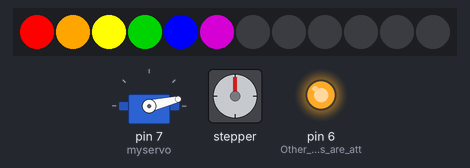
This sketch was run on a simulated Arduino Uno, built with avr-gcc and run on an emulated ATmega328P. Parts: servo, 12 RGB LEDs in strip order, left to right, stepper motor, output pins drawn as LEDs (lit = HIGH). Stepper angles assume 200 steps per turn.

Above: at 0.15 s.
At 4.7 s:
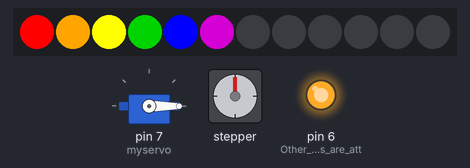
At 9.85 s:
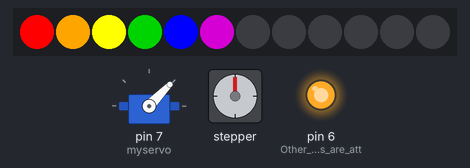
At 19.87 s:
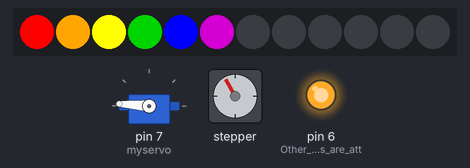
At 29.58 s:
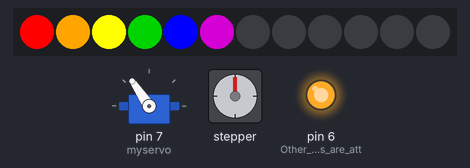
At 39.6 s:
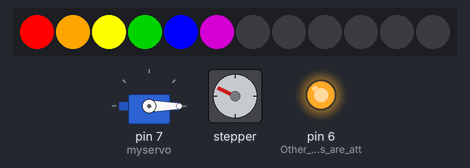
Timing chart, 0 to 40.0 s (numbered marks = the images above):
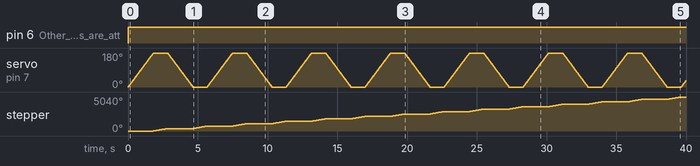

The sketch:

Arduino_Motors.ino
```cpp
// This code is for the second Arduino that controls LEDs, one stepper motor and one servo motor

#include <Stepper.h>                                      // Import stepper motor library
#include <Servo.h>                                        // Import servo motor library
#include "FastLED.h"                                      // Import fast LED library
#define NUM_LEDS 12                                       // There are 12 fast LEDs in total
#define DATA_PIN 13                                       // Pin 13 is the digital output for the 12 fast LEDs

CRGB leds[NUM_LEDS];                                      // All 12 fast LEDs will use CRGB colours

Servo myservo;                                            // Initialise servo motor
int pos = 0;                                              // Initiliase the starting position of the servo motor

const int stepsPerRevolution = 200;                       // Initialise steps per revolution for stepper motor
Stepper myStepper(stepsPerRevolution, 8, 9, 10, 11);      // Initialise the pins for the stepper motor

void setup() {
  myStepper.setSpeed(60);                                 // Stepper motor's speed is 60 rpm
  myservo.attach(7);                                      // Servo motor is attached to pin 7
  FastLED.addLeds<NEOPIXEL, DATA_PIN>(leds, NUM_LEDS);    // Initialise fast LEDs
  pinMode(6, OUTPUT);                                     // Other normal LEDs are attached to pin 6
}

void loop() {                                             // Main infinite loop
  leds[0] = CRGB::Red;                                    // The 12 fast LEDs are split into two groups of 6
  leds[1] = CRGB::Orange;                                 // And their colour combination is rainbow
  leds[2] = CRGB::Yellow;
  leds[3] = CRGB::Green;
  leds[4] = CRGB::Blue;
  leds[5] = CRGB::Purple;
  FastLED.show();                                         // Light up the fast LEDs
  digitalWrite(6, HIGH);                                  // Light up the normal LEDs
  for (pos = 0; pos <= 180; pos += 1) {                   // Servo goes from 0 degrees to 180 degrees in steps of 1 degrees
    myservo.write(pos);                                   // Tell servo to go to position in variable 'pos'
    delay(10);                                            // Waits 10ms for the servo to reach the position
  }
  myStepper.step(stepsPerRevolution);                     // Stepper motor rotates one revolution
  for (pos = 180; pos >= 0; pos -= 1) {                   // Servo goes from 180 degrees to 0 degrees
    myservo.write(pos);                                   // Tell servo to go to position in variable 'pos'
    delay(10);                                            // Waits 10ms for the servo to reach the position
  }
  myStepper.step(stepsPerRevolution);                     //Stepper motor rotates one revolution
}
```

Measured:
- by itself, pin 6 (Other_normal_LEDs_are_att): LOW → HIGH at 0.00 s
- by itself, stepper: turns 360° clockwise in 0.99 s, repeating every 2.8 s
